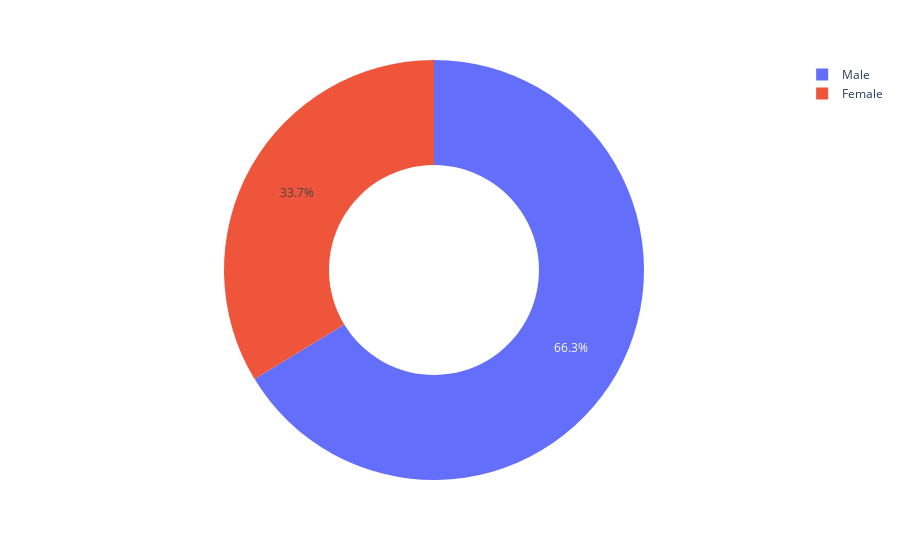

Notebook source saved alongside this figure:
### Code cell
px.pie(
    data_frame = tips,
    values = 'tip',
    names = 'sex',
    hole = 0.5
)

### Figure 1 — Plotly figure (JSON) as saved in the notebook; plotly's stock layout.template omitted (floating-point values rounded to 4 significant figures; data arrays with more than 128 entries replaced by an {"elided": "..."} marker saying what was removed)
{"data": [{"domain": {"x": [0, 1], "y": [0, 1]}, "hole": 0.5, "hovertemplate": "sex=%{label}<br>tip=%{value}<extra></extra>", "labels": {"elided": "244 str values"}, "legendgroup": "", "name": "", "showlegend": true, "type": "pie", "values": {"elided": "244 float values"}}], "layout": {"legend": {"tracegroupgap": 0}, "margin": {"t": 60}}}
